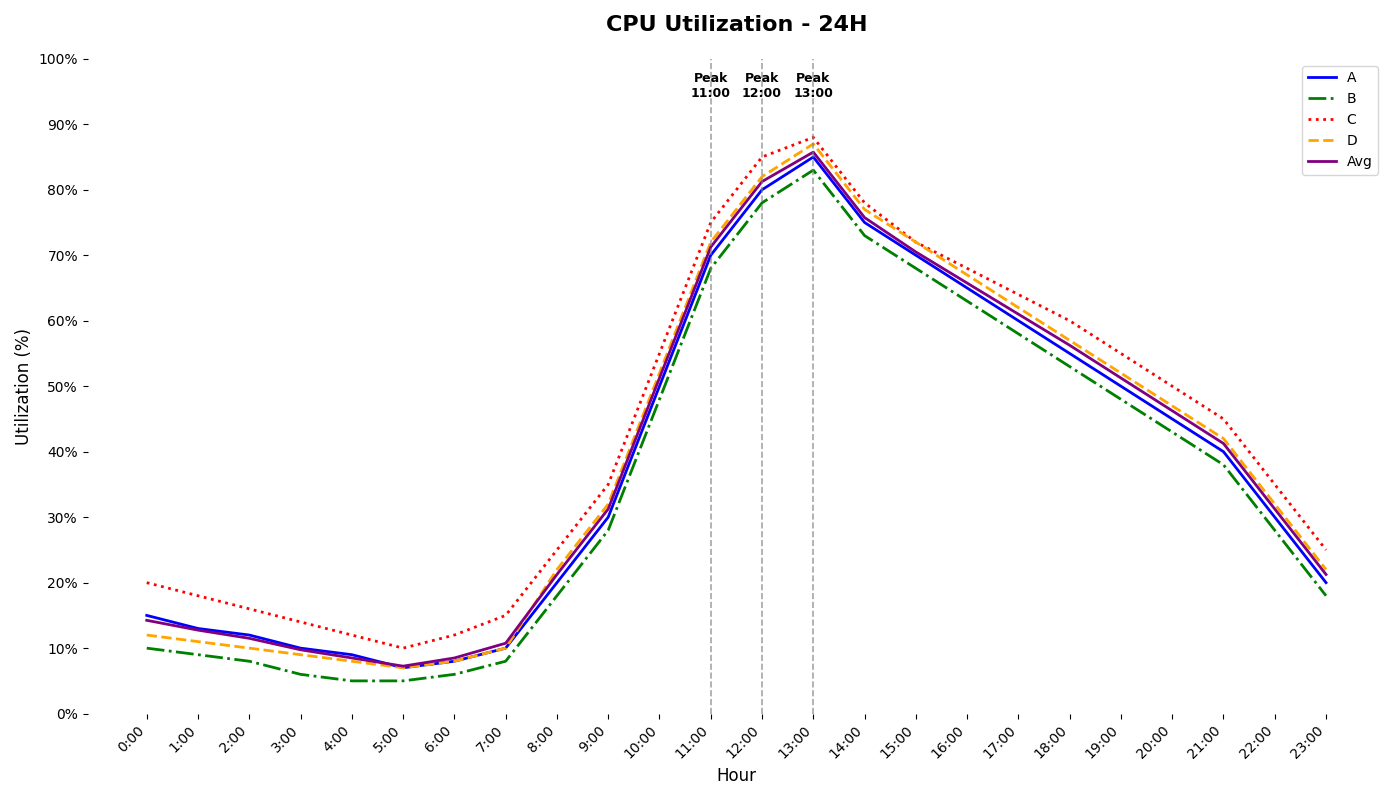

This chart was generated by the following Python code:
import matplotlib.pyplot as plt
import numpy as np

# Hours of the day
hours = np.arange(24)

# CPU utilization data for server clusters
cluster_A = [15, 13, 12, 10, 9, 7, 8, 10, 20, 30, 50, 70, 80, 85, 75, 70, 65, 60, 55, 50, 45, 40, 30, 20]
cluster_B = [10, 9, 8, 6, 5, 5, 6, 8, 18, 28, 48, 68, 78, 83, 73, 68, 63, 58, 53, 48, 43, 38, 28, 18]
cluster_C = [20, 18, 16, 14, 12, 10, 12, 15, 25, 35, 55, 75, 85, 88, 78, 72, 68, 64, 60, 55, 50, 45, 35, 25]
cluster_D = [12, 11, 10, 9, 8, 7, 8, 10, 22, 32, 52, 72, 82, 87, 77, 72, 67, 62, 57, 52, 47, 42, 32, 22]

# Average CPU usage
average_cpu_usage = np.mean([cluster_A, cluster_B, cluster_C, cluster_D], axis=0)

# Create figure
fig, ax1 = plt.subplots(figsize=(14, 8))

# Plot lines
ax1.plot(hours, cluster_A, color='blue', linewidth=2, linestyle='-', label='A')
ax1.plot(hours, cluster_B, color='green', linewidth=2, linestyle='-.', label='B')
ax1.plot(hours, cluster_C, color='red', linewidth=2, linestyle=':', label='C')
ax1.plot(hours, cluster_D, color='orange', linewidth=2, linestyle='--', label='D')
ax1.plot(hours, average_cpu_usage, color='purple', linestyle='-', linewidth=2, label='Avg')

# Customize chart 
ax1.set_title('CPU Utilization - 24H', fontsize=16, fontweight='bold', pad=20)
ax1.set_xlabel('Hour', fontsize=12)
ax1.set_ylabel('Utilization (%)', fontsize=12)
ax1.set_xticks(hours)
ax1.set_xticklabels([f'{hour}:00' for hour in hours], rotation=45, ha='right')
ax1.set_yticks(np.arange(0, 101, 10))
ax1.set_yticklabels([f'{i}%' for i in range(0, 101, 10)])

# Highlight peak hours
peak_hours = [11, 12, 13]
for hour in peak_hours:
    ax1.axvline(x=hour, color='gray', linestyle='--', linewidth=1.2, alpha=0.7)
    ax1.text(hour, ax1.get_ylim()[1] * 0.98, f'Peak\n{hour}:00', ha='center', va='top', fontsize=9, color='black', fontweight='bold')

# Remove plot borders
ax1.spines['top'].set_visible(False)
ax1.spines['right'].set_visible(False)
ax1.spines['left'].set_visible(False)
ax1.spines['bottom'].set_visible(False)
ax1.grid(False)

# Add legend
ax1.legend(loc='upper right', fontsize=10)

# Ensure layout
plt.tight_layout()

# Show plot
plt.show()
